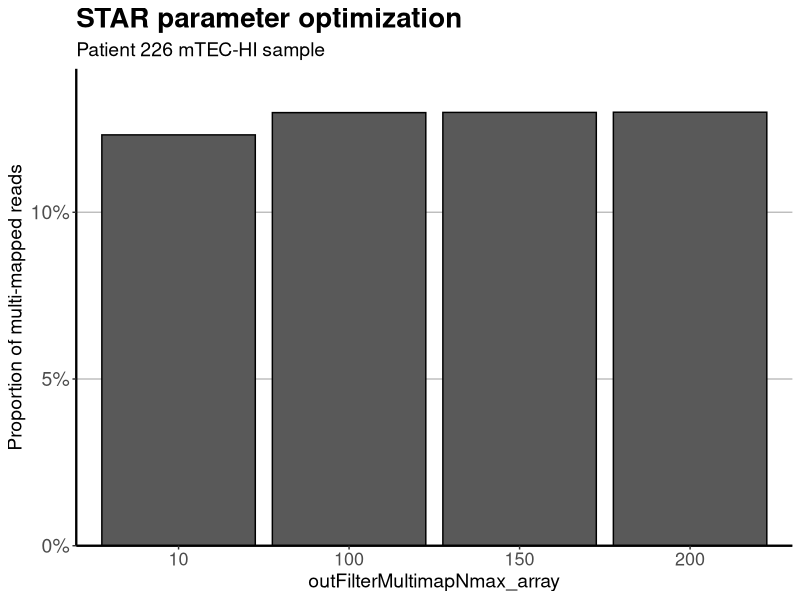

The R script that drew this image:
library(ggplot2)
library(dplyr)

df = data.frame(multi_map_parameter = c(10, 100, 150, 200))

df$multi_map_parameter = as.factor(df$multi_map_parameter)

df$annotated_reads = c(71792494.63372958, 71993044.47464405, 71996200.89465106, 71998061.01108)
df$multi_reads = c(8845166, 9349924, 9355569, 9360374)

df = mutate(df, proportion_multi_reads = (multi_reads / annotated_reads))

plot = ggplot(data = df, aes(x = multi_map_parameter, y = proportion_multi_reads)) +
  geom_bar(stat = 'identity', color = 'black') +
  scale_y_continuous(labels = scales::percent, expand = expansion(mult = c(0, .1))) +
  xlab('outFilterMultimapNmax_array') +
  ylab('Proportion of multi-mapped reads') +
  ggtitle('STAR parameter optimization', 'Patient 226 mTEC-HI sample')

plot + theme_bw() + theme(plot.title = element_text(face = 'bold', size = 20),
                               plot.subtitle = element_text(size = 14),
                               panel.grid.major.x = element_blank(),
                               panel.grid.minor.x = element_blank(),
                               panel.grid.major.y = element_line(color = 'grey'),
                               panel.grid.minor.y = element_blank(),
                               axis.text.x = element_text(size = 13),
                               axis.text.y = element_text(size = 14),
                               axis.title = element_text(size = 14),
                               axis.line = element_line(size = 0.8),
                               panel.border = element_blank(),
                               legend.text = element_text(size = 12),
                               legend.title = element_text(size = 14))